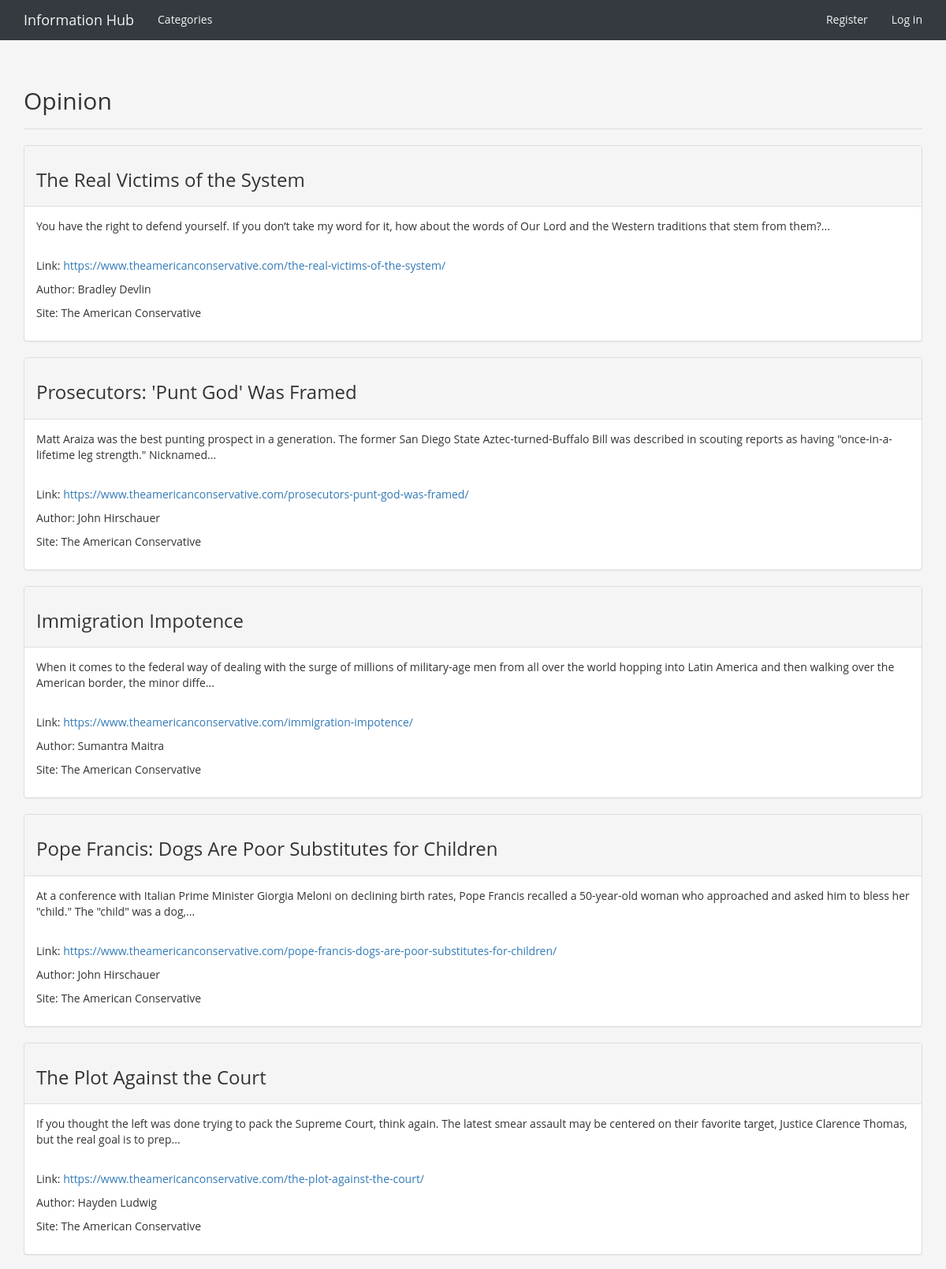
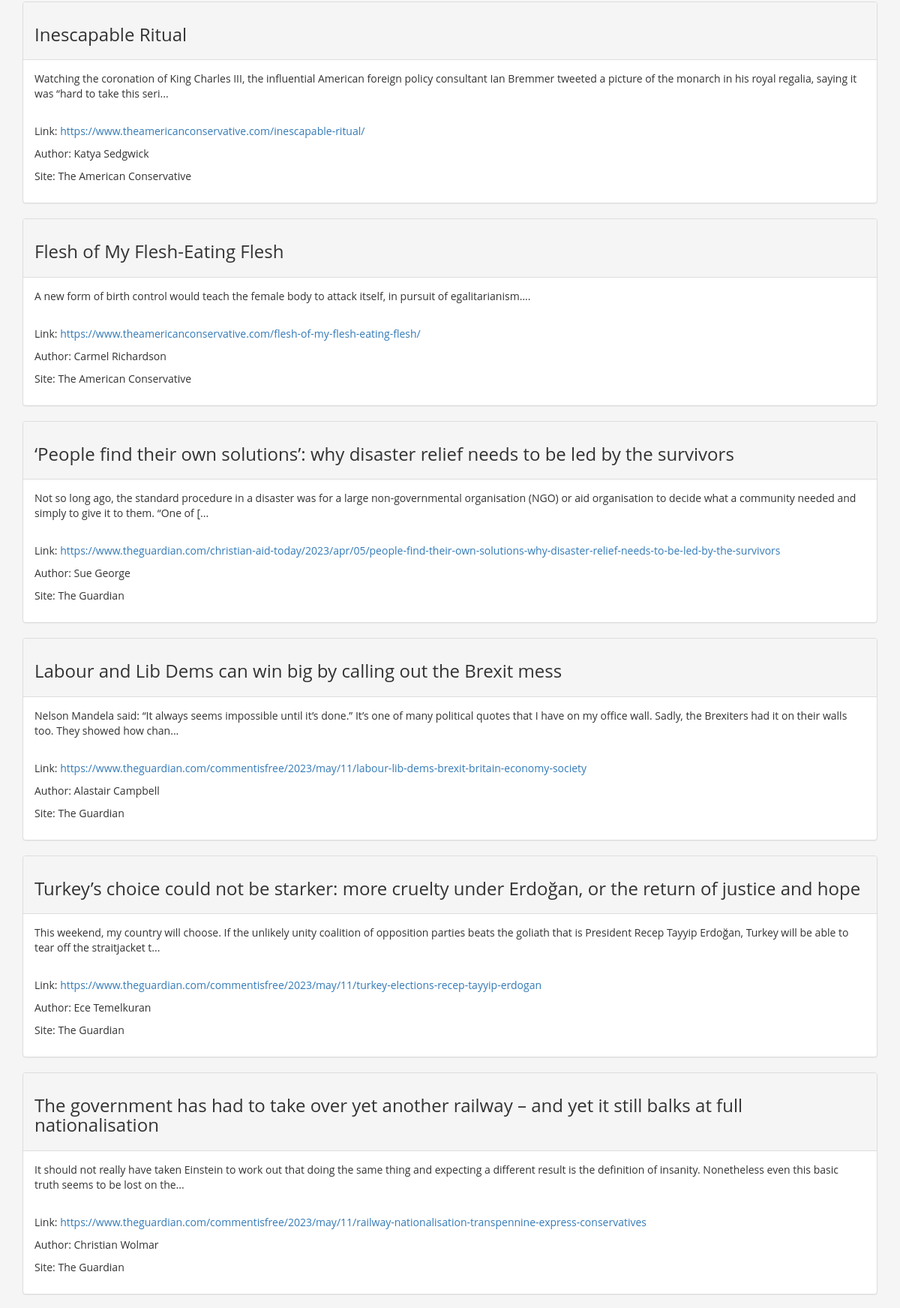
Page /categories/6/ (upper part) on the committed database (2 pictures, top to bottom).
### info_hubs/models.py (models this page shows, shortened)
class Category(models.Model):
    text = models.CharField(max_length=200)
    date_added = models.DateTimeField(auto_now_add=True)
    class Meta:
        verbose_name_plural = 'categories'
    def __str__(self):
        return self.text

class Article(models.Model):
    category = models.ForeignKey(
        Category,
        on_delete=models.CASCADE
    )
    text = models.TextField()
    date_added = models.DateTimeField(auto_now_add=True)
    class Meta:
        verbose_name_plural = 'articles'
    def __str__(self):
        return self.text

### info_hubs/views.py (the view)
# urls.py: re_path('^categories/(?P<category_id>\d+)/$', views.category, name='category'),
def category(request, category_id):
    category = Category.objects.get(id=category_id)
    articles = category.article_set.order_by('-date_added')
    for article in articles:
        soup = BeautifulSoup(article.text, 'html.parser')
        headline = soup.find('h3')
        image = soup.find('a href')
        if headline:
            article.headline = headline.text
            article.text = str(soup).replace(str(headline), '')
        if image:
            article.image = image['href']
            article.text = str(soup).replace(str(image), '')
    context = {'category': category, 'articles': articles}
    return render(request, 'info_hubs/category.html', context)

### info_hubs/templates/info_hubs/category.html (shortened to what this page needs)
{% extends 'info_hubs/base.html' %}
{% block header %}
  <h2>{{ category }}</h2>
{% endblock header %}
{% block content %}
  {% for article in articles %}
      <div class="panel panel-default">
        <div class="panel-heading">
        <h3>
          {{ article.headline }}
        </h3>
      </div>
      <div class="panel-body">
        {{ article|safe }}
      </div>
    </div>
    {% empty %}
      There are no entries for this topic yet.
    {% endfor %}
{% endblock content %}

### info_hubs/templates/info_hubs/base.html (style rules this page uses)
body { background-color: #f5f5f5; font-family: 'Open Sans', sans-serif; }

### rows in the picture
Category: text "Opinion"
Article: headline "The Real Victims of the System", text "You have the right to defend yourself. If you don’t take my word for it, how about the words of Our Lord and the Western traditions that stem from them?... Link: https://www.theamericanconservative.com/the-real-victims-of-the-system/ Author: Bradley Devlin Site: The American Conservative"
Article: headline "Prosecutors: 'Punt God' Was Framed", text "Matt Araiza was the best punting prospect in a generation. The former San Diego State Aztec-turned-Buffalo Bill was described in scouting reports as having \"once-in-a-lifetime leg strength.\" Nicknamed... Link: https://www.theamericanconservative.com/prosecutors-punt-god-was-framed/ Author: John Hirschauer Site: The American Conservative"
Article: headline "Immigration Impotence", text "When it comes to the federal way of dealing with the surge of millions of military-age men from all over the world hopping into Latin America and then walking over the American border, the minor diffe... Link: https://www.theamericanconservative.com/immigration-impotence/ Author: Sumantra Maitra Site: The American Conservative"
Article: headline "Pope Francis: Dogs Are Poor Substitutes for Children", text "At a conference with Italian Prime Minister Giorgia Meloni on declining birth rates, Pope Francis recalled a 50-year-old woman who approached and asked him to bless her \"child.\" The \"child\" was a dog,... Link: https://www.theamericanconservative.com/pope-francis-dogs-are-poor-substitutes-for-children/ Author: John Hirschauer Site: The American Conservative"
Article: headline "The Plot Against the Court", text "If you thought the left was done trying to pack the Supreme Court, think again. The latest smear assault may be centered on their favorite target, Justice Clarence Thomas, but the real goal is to prep... Link: https://www.theamericanconservative.com/the-plot-against-the-court/ Author: Hayden Ludwig Site: The American Conservative"
Article: headline "Inescapable Ritual", text "Watching the coronation of King Charles III, the influential American foreign policy consultant Ian Bremmer tweeted a picture of the monarch in his royal regalia, saying it was “hard to take this seri... Link: https://www.theamericanconservative.com/inescapable-ritual/ Author: Katya Sedgwick Site: The American Conservative"
Article: headline "Flesh of My Flesh-Eating Flesh", text "A new form of birth control would teach the female body to attack itself, in pursuit of egalitarianism.... Link: https://www.theamericanconservative.com/flesh-of-my-flesh-eating-flesh/ Author: Carmel Richardson Site: The American Conservative"
Article: headline "‘People find their own solutions’: why disaster relief needs to be led by the survivors", text "Not so long ago, the standard procedure in a disaster was for a large non-governmental organisation (NGO) or aid organisation to decide what a community needed and simply to give it to them. “One of [... Link: https://www.theguardian.com/christian-aid-today/2023/apr/05/people-find-their-own-solutions-why-disaster-relief-needs-to-be-led-by-the-survivors Author: Sue George Site: The Guardian"
Article: headline "Labour and Lib Dems can win big by calling out the Brexit mess", text "Nelson Mandela said: “It always seems impossible until it’s done.” It’s one of many political quotes that I have on my office wall. Sadly, the Brexiters had it on their walls too. They showed how chan... Link: https://www.theguardian.com/commentisfree/2023/may/11/labour-lib-dems-brexit-britain-economy-society Author: Alastair Campbell Site: The Guardian"
Article: headline "Turkey’s choice could not be starker: more cruelty under Erdoğan, or the return of justice and hope", text "This weekend, my country will choose. If the unlikely unity coalition of opposition parties beats the goliath that is President Recep Tayyip Erdoğan, Turkey will be able to tear off the straitjacket t... Link: https://www.theguardian.com/commentisfree/2023/may/11/turkey-elections-recep-tayyip-erdogan Author: Ece Temelkuran Site: The Guardian"
Article: headline "The government has had to take over yet another railway – and yet it still balks at full nationalisation", text "It should not really have taken Einstein to work out that doing the same thing and expecting a different result is the definition of insanity. Nonetheless even this basic truth seems to be lost on the... Link: https://www.theguardian.com/commentisfree/2023/may/11/railway-nationalisation-transpennine-express-conservatives Author: Christian Wolmar Site: The Guardian"
